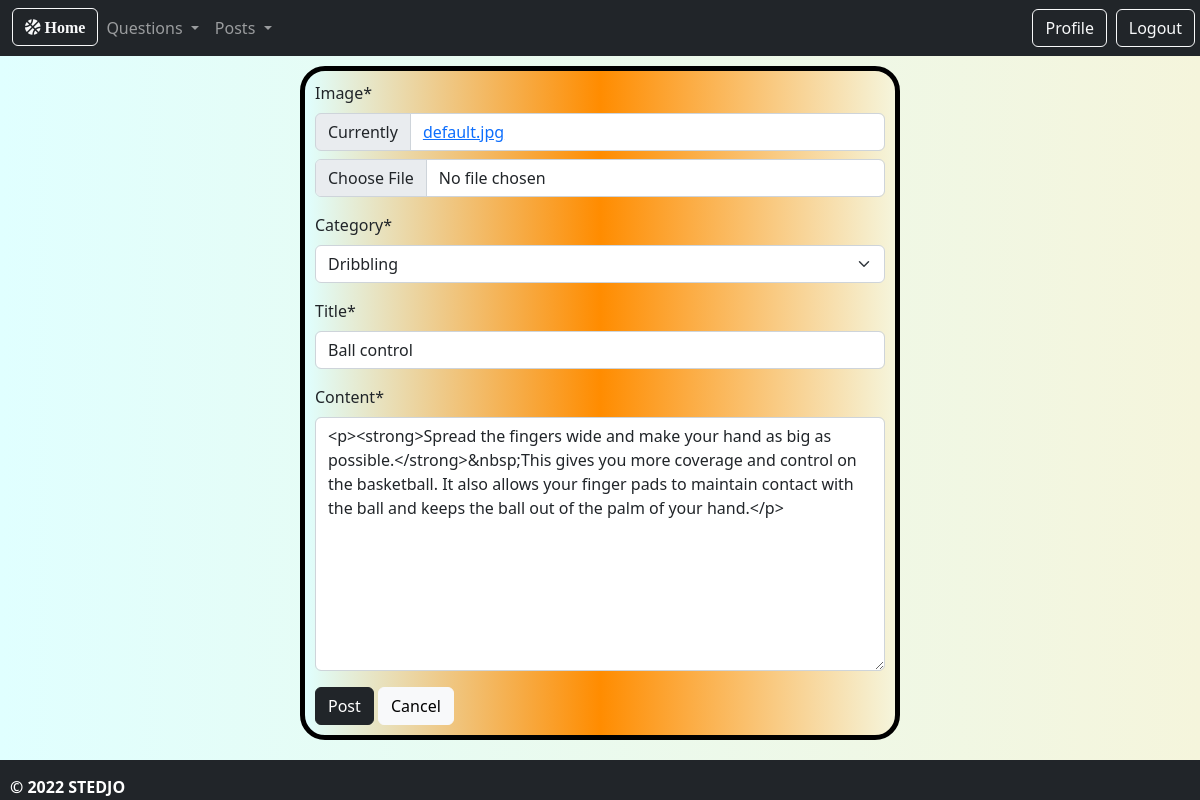
/posts/13/update/ (signed in), run on the app's committed database.
### posts/models.py (models this page shows, shortened)
class Post(models.Model):
    CHOICES = (
        ("Shooting", "Shooting"),
        ("Finishing", "Finishing"),
        ("Dribbling", "Dribbling"),
        ("Athleticism", "Athleticism"),
        ("Injuries", "Injuries"),
        ("Defence", "Defence"),
        ("TeamPlay", "TeamPlay"),
    )
    user = models.ForeignKey(User, on_delete=models.CASCADE)
    category = models.CharField(max_length=25, choices=CHOICES, default="Shooting")
    image = models.ImageField(default='default.jpg', upload_to="post_pic")
    title = models.CharField(max_length=10000)
    content = RichTextField()
    date_created = models.DateTimeField(default=timezone.now)

### posts/views.py (the view)
# urls.py: path('<int:pk>/update/', views.PostUpdateView.as_view(), name='post_update'),
class PostUpdateView(UserPassesTestMixin, LoginRequiredMixin, UpdateView):
    model = Post
    fields = ['image', 'category', 'title', 'content']
    template_name = "posts/post_update.html"
    def test_func(self):
        questions = self.get_object()
        if self.request.user == questions.user:
            return True
        return False

### posts/templates/posts/post_update.html (shortened to what this page needs)
{% extends 'base.html' %}
{% load crispy_forms_tags %}
{% block main %}
    <div class="form_first">
        <form action="" method="POST" enctype="multipart/form-data">
            {{form|crispy}}
            <button class="btn btn-dark" type="submit">Post</button>
            <a style="text-decoration: none; " class="btn btn-light" href="{% url 'posts:post_details' post.id %}">Cancel</a>
        </form>
    </div>
{% endblock %}

### static/css/styles.css (style rules this page uses)
.back-grey { background-color: beige; background-image: linear-gradient(to right, lightcyan, beige); }
.form_first { border-radius: 25px; background-color: lightseagreen; background-image: linear-gradient(to right, lightcyan, darkorange, beige); border: 5px solid black; padding: 10px; margin-top: 10px; margin-left: 300px; margin-right: 300px; }

### data on the page
Post: category "Dribbling", title "Ball control", content "<p><strong>Spread the fingers wide and make your hand as big as possible.</strong>&nbsp;This gives you more coverage and control on the basketball. It also allows your finger pads to maintain contact with the ball and keeps the ball out of the palm of your hand.</p>"
